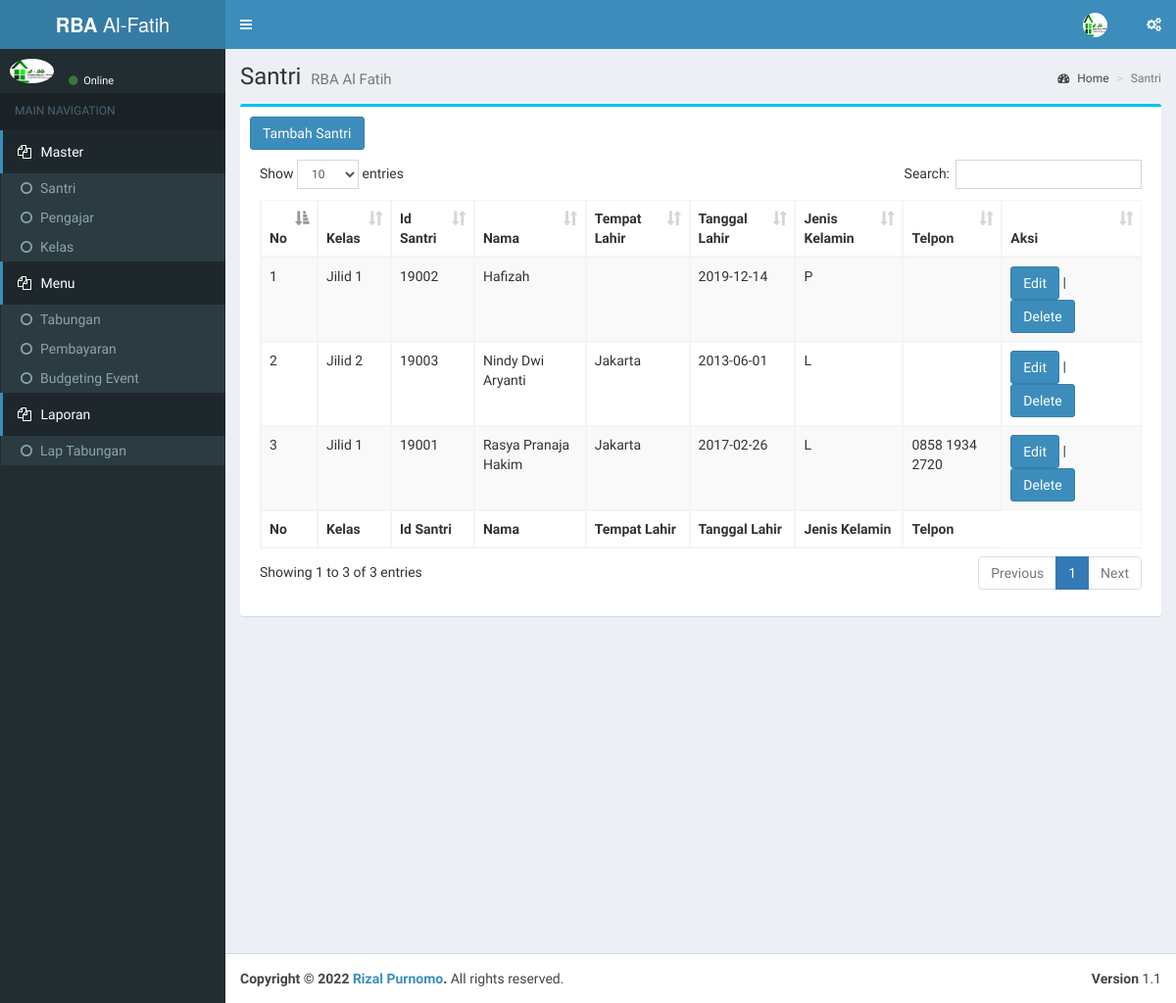
Screenshot of /index.php/santri with the database file from the repository.
### tables this page shows
CREATE TABLE `tblsantri` (
  `id` int(11) NOT NULL AUTO_INCREMENT,
  `idSantri` varchar(5) DEFAULT NULL,
  `idKelas` varchar(5) DEFAULT NULL,
  `nama` varchar(50) DEFAULT NULL,
  `panggilan` varchar(20) DEFAULT NULL,
  `tmpLahir` varchar(20) DEFAULT NULL,
  `tglLahir` date DEFAULT NULL,
  `jnsKel` varchar(10) DEFAULT NULL,
  `tlp` varchar(25) DEFAULT NULL,
  `alamat` varchar(100) DEFAULT NULL,
  `namaAyah` varchar(50) DEFAULT NULL,
  `namaIbu` varchar(50) DEFAULT NULL,
  `email` varchar(50) DEFAULT NULL,
  PRIMARY KEY (`id`)
);

CREATE TABLE `tblkelas` (
  `id` int(11) NOT NULL AUTO_INCREMENT,
  `idKelas` varchar(5) DEFAULT NULL,
  `namaKelas` varchar(50) DEFAULT NULL,
  `idUser` varchar(5) DEFAULT NULL,
  PRIMARY KEY (`id`)
);

### application/controllers/Santri.php (called while the page is built, shortened)
<?php
class Santri extends CI_Controller {
	public function __construct(){
		$this->load->model(array('santri_model','kelas_model'));
  }
	public function index(){
    $data['santri'] = $this->santri_model->getAllSantri();
    $data['kelas']      = $this->kelas_model->getAllKelas();
		$this->load->view('master/view_santri',$data);
  }
}

### index.php (called while the page is built, shortened)
<?php
require_once BASEPATH.'core/CodeIgniter.php';

### application/models/Santri_model.php (called while the page is built, shortened)
<?php
class Santri_model extends CI_Model {
	public function getAllSantri(){
		$sql = "SELECT * FROM tblsantri a
			INNER JOIN tblkelas b ON a.idkelas=b.idkelas
			order by nama";
		$qry = $this->db->query($sql);
		return $qry->result_array();
	}
}

### application/views/master/view_santri.php (the view, shortened to what this page needs)
<div class="content-wrapper">
	<section class="content-header">
		<h1>
			Santri
			<small>RBA Al Fatih</small>
		</h1>
		<ol class="breadcrumb">
			<li><a href="<?php echo base_url('home/dashboard');?>"><i class="fa fa-dashboard"></i> Home</a></li>
			<li class="active">Santri</li>
		</ol>
	</section>
	<section class="content">
		<div class="row">
			<div class="col-sm-12">
				<div class="box box-info">
					<div class="box-body">
                    <a class="btn btn-large btn-primary" href="<?php echo base_url('santri/add');?>">Tambah Santri</a>
                    <div class="box-body table-responsive">
                      <table id="example1" class="table table-bordered table-striped">
                              <thead>
                                  <tr>
                                      <th>No</th>
                                      <th>Kelas</th>
                                      <th>Id Santri</th>
                                      <th>Nama</th>
                                      <th>Tempat Lahir</th>
                                      <th>Tanggal Lahir</th>
                                      <th>Jenis Kelamin</th>
                                      <th>Telpon</th>
                                      <th>Aksi</th>
                                  </tr>
                              </thead>
                              <tbody>
                              <?php  if(!empty($santri)){for($a=0; $a<count($santri); $a++){?>
                              <?php $idSantri = $santri[$a]['idSantri']; ?>
                              <tr id="santri<?php echo $idSantri; ?>">
                                  <td><?php echo $a+1 ?></td>
                                  <td><?php echo $santri[$a]['namaKelas'] ?></td>
                                  <td><?php echo $idSantri ?></td>
                                  <td><?php echo $santri[$a]['nama'] ?></td>
                                  <td><?php echo $santri[$a]['tmpLahir'] ?></td>
                                  <td><?php echo $santri[$a]['tglLahir'] ?></td>
                                  <td><?php echo $santri[$a]['jnsKel'] ?></td>
                                  <td><?php echo $santri[$a]['tlp'] ?></td>
                                  <td width="125px">
                                      <a class="btn btn-large btn-primary"
                                          href="javascript:selectSantri('santri<?php echo $santri[$a]['idSantri']; ?>')">Edit</a>
                                      | <a class="btn btn-large btn-primary"
                                          href="javascript:deleteSantri('santri<?php echo $santri[$a]['idSantri']; ?>')">Delete</a>
                                  </td>
                              </tr>
                              <?php }} ?>
                              </tbody>
                              <tfoot>
                                  <tr>
                                      <th>No</th>
                                      <th>Kelas</th>
                                      <th>Id Santri</th>
                                      <th>Nama</th>
                                      <th>Tempat Lahir</th>
                                      <th>Tanggal Lahir</th>
                                      <th>Jenis Kelamin</th>
                                      <th>Telpon</th>
                                  </tr>
                              </tfoot>
                          </table>
                    </div>
					</div>
				</div>
			</div>
		</div>
	</section>
</div>

### rows the page displays
tblsantri: tblkelas.namaKelas "Jilid 1", idSantri "19002", nama "Hafizah", tglLahir "2019-12-14", jnsKel "P"
tblsantri: tblkelas.namaKelas "Jilid 2", idSantri "19003", nama "Nindy Dwi Aryanti", tmpLahir "Jakarta", tglLahir "2013-06-01", jnsKel "L"
tblsantri: tblkelas.namaKelas "Jilid 1", idSantri "19001", nama "Rasya Pranaja Hakim", tmpLahir "Jakarta", tglLahir "2017-02-26", jnsKel "L", tlp "0858 1934 2720"
